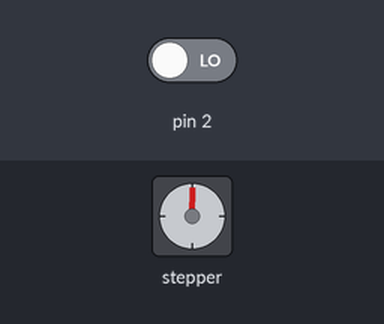
A sketch run on a simulated Arduino Uno, built with avr-gcc and run on an emulated ATmega328P. Parts: stepper motor. The test bench sets the inputs (shaded band); at power-on: pin 2 LOW. The local clock reads 2024-03-15 10:24:30 at power-on unless the sketch sets it; stepper angles assume 256 steps per turn; what the sketch prints to the serial monitor is not drawn.

Above: at 0.16 s.
At 1.42 s:
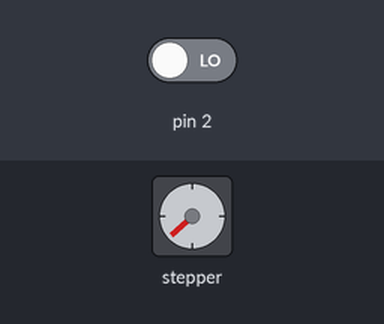
At 3.0 s:
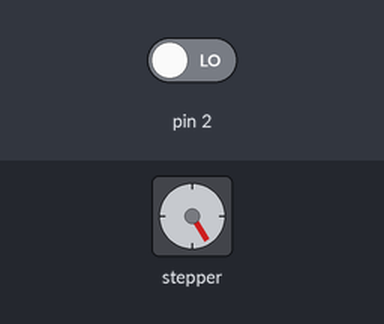
At 6.1 s:
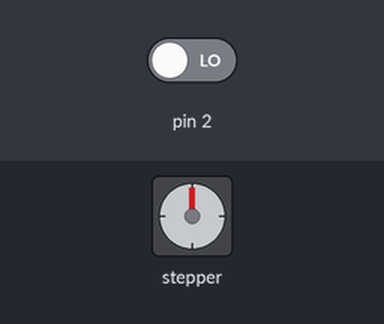
Timing chart, 0 to 7.6 s (numbered marks = the images above):
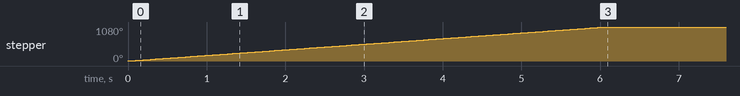

Measured:
- by itself, stepper: turns 1080° clockwise in 6.1 s

The sketch:

main.ino
```cpp
// Erstmal in Arduino IDE einfügen

// Dann müssen sie die Bibliotheken installieren:
// Tools => Manage Libraries
#include <Wire.h> // ist schon automatisch drauf
#include <RTClib.h> // RTClib von Adafruit
#include <Stepper.h> // Stepper von Arduino

// Einstellbare Werte zum Ausprobieren:
// alles in ms
int dauer_motor = 5000; // wie lanmge soll der motor sich drehen
int motorSpeed = 30; // Geschwindigkeit des Motors, nicht Übertreiben, sonst kann der motor kaputt gehen
int loop_delay = 5000; // zeit die die loop pausiert bei jedem durchgang, nur bei jedem durchgang wird geschaut ob der manuelle knopf gedrückt wird
int light_day = 600; // LDR-Wert ab dem die Klappe hochfahren kann
int warten_nach_motor = 120000; // hier wartet das skript 2min nach der motorbewegung


//  code:

bool isUnten = false; // ist klappe unten ?
int sensorValue = 0; // Variable zur Speicherung des LDR-Werts
const int stepsPerRevolution = 256;
Stepper myStepper(stepsPerRevolution, 8, 10, 9, 11);

bool check_hoch() {
  if (isUnten && sensorValue > light_day) {
    return true;
  }
  else {
    return false;
  }
}


void fahreMotor(){

  if(isUnten){
    isUnten = false;
    unsigned long startTime = millis();
    while (millis() - startTime < dauer_motor) {
    myStepper.step(-stepsPerRevolution);
    }
  }
  else {
    isUnten = true;
    unsigned long startTime = millis();
    while (millis() - startTime < dauer_motor) {
    myStepper.step(stepsPerRevolution);
  }
  }
  delay(warten_nach_motor); // wenn die klappe bewegt wurde, werden 2 mins gewartet
}


RTC_DS3231 rtc;

void setup() {
  Serial.begin(9600);
  myStepper.setSpeed(motorSpeed);
  pinMode(8, OUTPUT);
  pinMode(9, OUTPUT);
  pinMode(10, OUTPUT);
  pinMode(11, OUTPUT);
  pinMode(A1, INPUT);
  Wire.begin();
  rtc.begin();
  rtc.adjust(DateTime(F(__DATE__), F(__TIME__))); // korrigiert die uhr wenns geht
  pinMode(2, INPUT);
}

int dunkel_time(int month){
  if(month == 1 || month == 11 || month == 12){
    // Januar
    return 18;
  }
  if(month == 2 || month == 3){
    return 19;
  }
  if(month == 4){ // zeitumstellung wird nicht von der rtc unterstützt, drum egal
    return 20;  // +1
  }
  if(month >= 5 && month <9){
    return 21; // +1
  }
  if(month == 9){
    return 20; // +1
  }
  if(month == 10){
    return 19; // +1
  }
}
void loop() {

  if (digitalRead(2) == 1) {
    Serial.println("fahren");
    fahreMotor();

  }
  Serial.println(digitalRead(2));


  sensorValue = analogRead(A1); // ließt ldr value
  Serial.println(sensorValue);

  // Prüfe ob Klappe hochfahren kann
  bool can_hoch = check_hoch();

  // zeit von rtc
  DateTime now = rtc.now();
  Serial.println(now.day());
  Serial.println(now.hour());
  Serial.println(now.month());
  Serial.println(now.year());
  Serial.println(dunkel_time(now.month()));
  // klappe fährt ab 7 hoch, wenn die helligkeit passt
  if (now.hour() == 7) {
    if (can_hoch) {
      fahreMotor();
    }
  }
  // klappe fährt um 8 spätestens hoch, egal wie der ldr wert ist
  else if (now.hour() == 8 && isUnten) {
    fahreMotor();
  }
  // klappe fährt zur gegebenen uhrzeit runter, vom monat abhängig
  else if (now.hour() >= dunkel_time(now.month()) || now.hour() < 7) {

    if(!isUnten){
      fahreMotor();
    }
  }

  // wartet
  delay(loop_delay);
}
// Copyright Leonard Storkenmaier
// Alles erlaubt
// Keine Haftung
```
